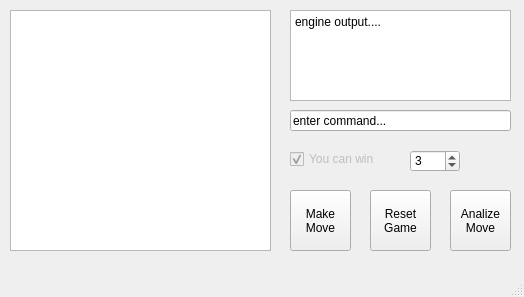
<?xml version="1.0" encoding="UTF-8"?>
<ui version="4.0">
 <class>MainWindow</class>
 <widget class="QMainWindow" name="MainWindow">
  <property name="geometry">
   <rect>
    <x>0</x>
    <y>0</y>
    <width>524</width>
    <height>297</height>
   </rect>
  </property>
  <property name="sizePolicy">
   <sizepolicy hsizetype="Preferred" vsizetype="Preferred">
    <horstretch>0</horstretch>
    <verstretch>0</verstretch>
   </sizepolicy>
  </property>
  <property name="minimumSize">
   <size>
    <width>524</width>
    <height>297</height>
   </size>
  </property>
  <property name="maximumSize">
   <size>
    <width>16777215</width>
    <height>16777215</height>
   </size>
  </property>
  <property name="windowTitle">
   <string>MainWindow</string>
  </property>
  <widget class="QWidget" name="centralwidget">
   <widget class="QGraphicsView" name="gameView">
    <property name="geometry">
     <rect>
      <x>10</x>
      <y>10</y>
      <width>261</width>
      <height>241</height>
     </rect>
    </property>
   </widget>
   <widget class="QPlainTextEdit" name="engineOutput">
    <property name="geometry">
     <rect>
      <x>290</x>
      <y>10</y>
      <width>221</width>
      <height>91</height>
     </rect>
    </property>
    <property name="readOnly">
     <bool>true</bool>
    </property>
    <property name="plainText">
     <string>engine output....</string>
    </property>
   </widget>
   <widget class="QLineEdit" name="commandInput">
    <property name="geometry">
     <rect>
      <x>290</x>
      <y>110</y>
      <width>221</width>
      <height>21</height>
     </rect>
    </property>
    <property name="text">
     <string>enter command...</string>
    </property>
   </widget>
   <widget class="QPushButton" name="mkMoveBtn">
    <property name="geometry">
     <rect>
      <x>290</x>
      <y>190</y>
      <width>61</width>
      <height>61</height>
     </rect>
    </property>
    <property name="text">
     <string>Make
Move</string>
    </property>
   </widget>
   <widget class="QPushButton" name="rstBtn">
    <property name="geometry">
     <rect>
      <x>370</x>
      <y>190</y>
      <width>61</width>
      <height>61</height>
     </rect>
    </property>
    <property name="text">
     <string>Reset
Game</string>
    </property>
   </widget>
   <widget class="QPushButton" name="anlzBtn">
    <property name="geometry">
     <rect>
      <x>450</x>
      <y>190</y>
      <width>61</width>
      <height>61</height>
     </rect>
    </property>
    <property name="text">
     <string>Analize
Move</string>
    </property>
   </widget>
   <widget class="QCheckBox" name="winning">
    <property name="enabled">
     <bool>false</bool>
    </property>
    <property name="geometry">
     <rect>
      <x>290</x>
      <y>150</y>
      <width>101</width>
      <height>18</height>
     </rect>
    </property>
    <property name="text">
     <string>You can win</string>
    </property>
    <property name="checked">
     <bool>true</bool>
    </property>
   </widget>
   <widget class="QSpinBox" name="spinBox">
    <property name="geometry">
     <rect>
      <x>410</x>
      <y>150</y>
      <width>50</width>
      <height>22</height>
     </rect>
    </property>
    <property name="minimum">
     <number>2</number>
    </property>
    <property name="maximum">
     <number>7</number>
    </property>
    <property name="value">
     <number>3</number>
    </property>
   </widget>
  </widget>
  <widget class="QMenuBar" name="menubar">
   <property name="geometry">
    <rect>
     <x>0</x>
     <y>0</y>
     <width>524</width>
     <height>23</height>
    </rect>
   </property>
  </widget>
  <widget class="QStatusBar" name="statusbar"/>
 </widget>
 <resources/>
 <connections/>
</ui>
